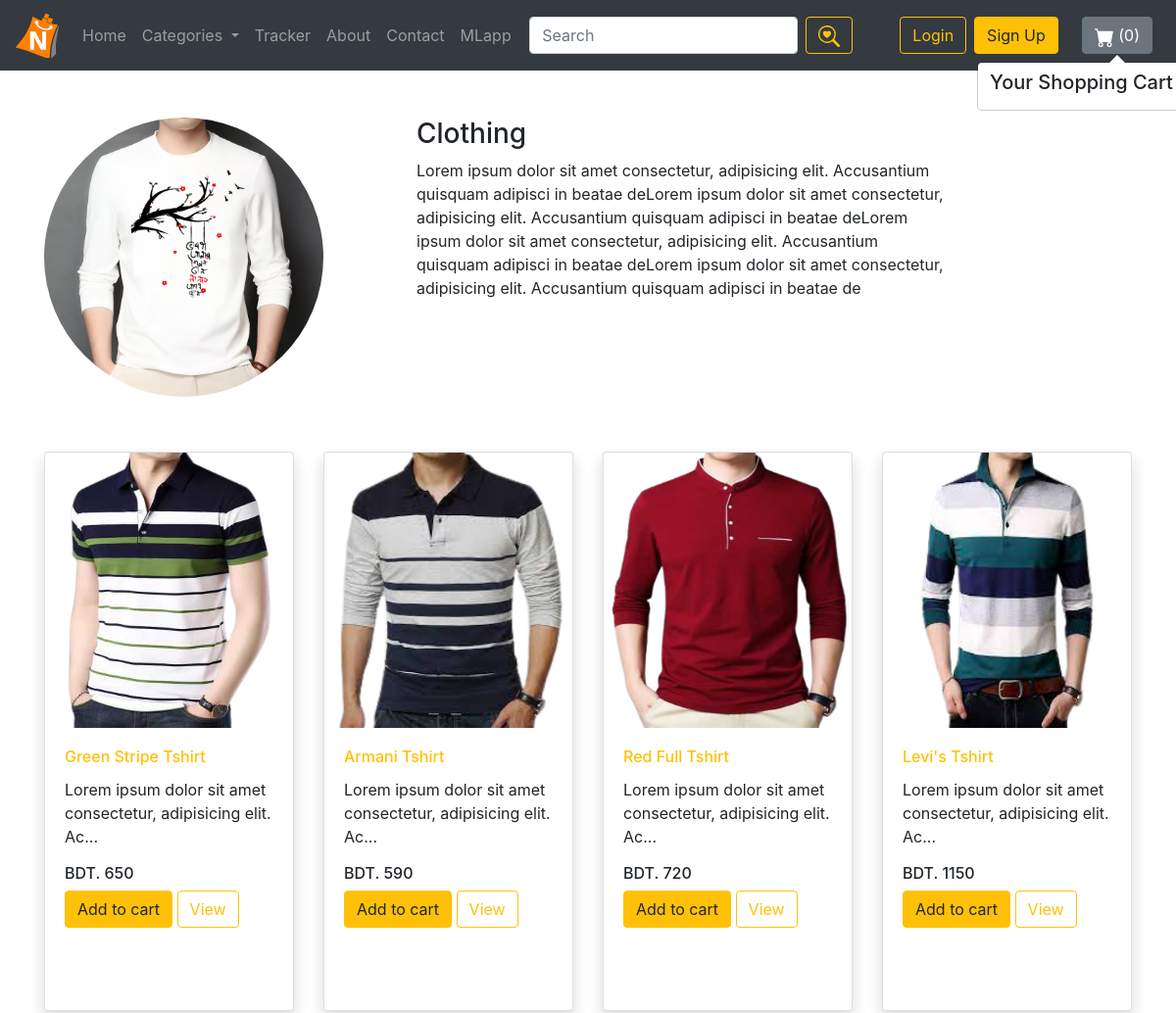
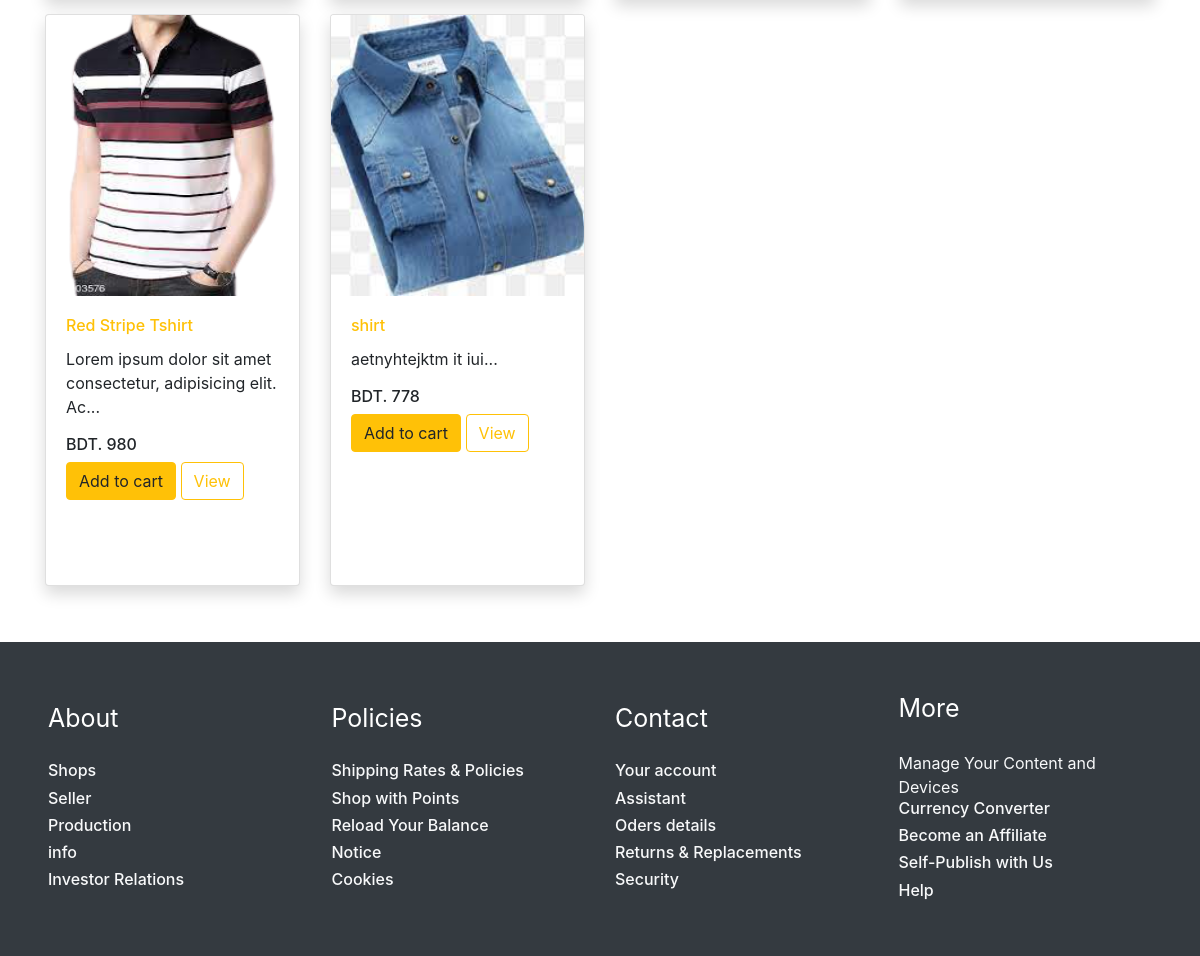
Page /main/categories/1 on the committed database (2 pictures, top to bottom).
### main/models.py (models this page shows, shortened)
class Categories(models.Model) :
    id = models.AutoField
    name = models.CharField(max_length=50)
    desc = models.CharField(max_length=500, default="")
    image = models.ImageField(upload_to="main/images", default="")
    def __str__(self):
        return self.name

class Product(models.Model):
    id = models.AutoField
    code = models.CharField(max_length=20, default="")
    name = models.CharField(max_length=50)
    desc = models.CharField(max_length=1000)
    category = models.CharField(max_length=50, default="")
    subcategory = models.CharField(max_length=50, default="")
    price = models.IntegerField(default=0)
    image = models.ImageField(upload_to="shop/images", default="")
    pub_date = models.DateField()

### main/views.py (the view)
# urls.py: path('categories/<int:id>', views.category_view, name='category_view'),
def category_view(request, id):
    categories= Categories.objects.all()
    category = Categories.objects.filter(id=id)[0]
    products = Product.objects.filter(category=category)
    params = {'category': category, 'products': products, 'categories':categories}
    categories_collection = Categories.objects.all()
    cat = {item for item in categories_collection}
    return render(request, 'main/category_view.html',params)

### main/templates/main/category_view.html (shortened to what this page needs)
{% extends 'main/base.html' %}
{% load static %}
{% block body %}
    <div class="container my-5">
        <div class="row">
            <div class="col-md-4">
                <img src="/media/{{category.image}}" alt="" width="285px" height="285px" class="rounded-circle">
            </div>
            <div class="col-md-6">
                <h3>{{category.name}}</h3>
                <p>{{category.desc}}</p>
            </div>
        </div>
    </div>
    <div class="container my-5">
        <div class="row row-cols-2 row-cols-md-4">
            {% for product in products %}
                <div class="col my-2">
                    <div class="card h-100 shadow pb-2 mb-2 bg-white rounded">
                        <img src="/media/{{product.image}}" class="card-img-top h-50" alt="...">
                        <div class="card-body">
                            <h6 id="name_pr{{product.code}}" class="card-title text-warning">{{product.name}}</h6>
                            <p class="card-text">{{product.desc|slice:"0:60"}}...</p>
                            <h6 >BDT. <span id="price_pr{{product.code}}">{{product.price}}</span></h6>
                            <span id="div_pr{{product.code}}" class="div_pr">
                                <button id="pr{{product.code}}" class="btn btn-warning cart">Add to cart</button>
                            </span>
                            <a href="/main/products/{{product.id}}">
                                <button id="view_pr{{product.code}}" class="btn btn-outline-warning">View</button>
                            </a>
                        </div>
                    </div>
                </div>
            {% endfor %}
        </div>
    </div>
{% endblock %}

### rows in the picture
Categories: image (picture), name "Clothing", desc "Lorem ipsum dolor sit amet consectetur, adipisicing elit. Accusantium quisquam adipisci in beatae deLorem ipsum dolor sit amet consectetur, adipisicing elit. Accusantium quisquam adipisci in beatae deLorem ipsum dolor sit amet consectetur, adipisicing elit. Accusantium quisquam adipisci in beatae deLorem ipsum dolor sit amet consectetur, adipisicing elit. Accusantium quisquam adipisci in beatae de"
Product: image (picture), name "Green Stripe Tshirt", desc "Lorem ipsum dolor sit amet consectetur, adipisicing elit. Ac", price "650"
Product: image (picture), name "Armani Tshirt", desc "Lorem ipsum dolor sit amet consectetur, adipisicing elit. Ac", price "590"
Product: image (picture), name "Red Full Tshirt", desc "Lorem ipsum dolor sit amet consectetur, adipisicing elit. Ac", price "720"
Product: image (picture), name "Levi's Tshirt", desc "Lorem ipsum dolor sit amet consectetur, adipisicing elit. Ac", price "1150"
Product: image (picture), name "Red Stripe Tshirt", desc "Lorem ipsum dolor sit amet consectetur, adipisicing elit. Ac", price "980"
Product: image (picture), name "shirt", desc "aetnyhtejktm it iui", price "778"
